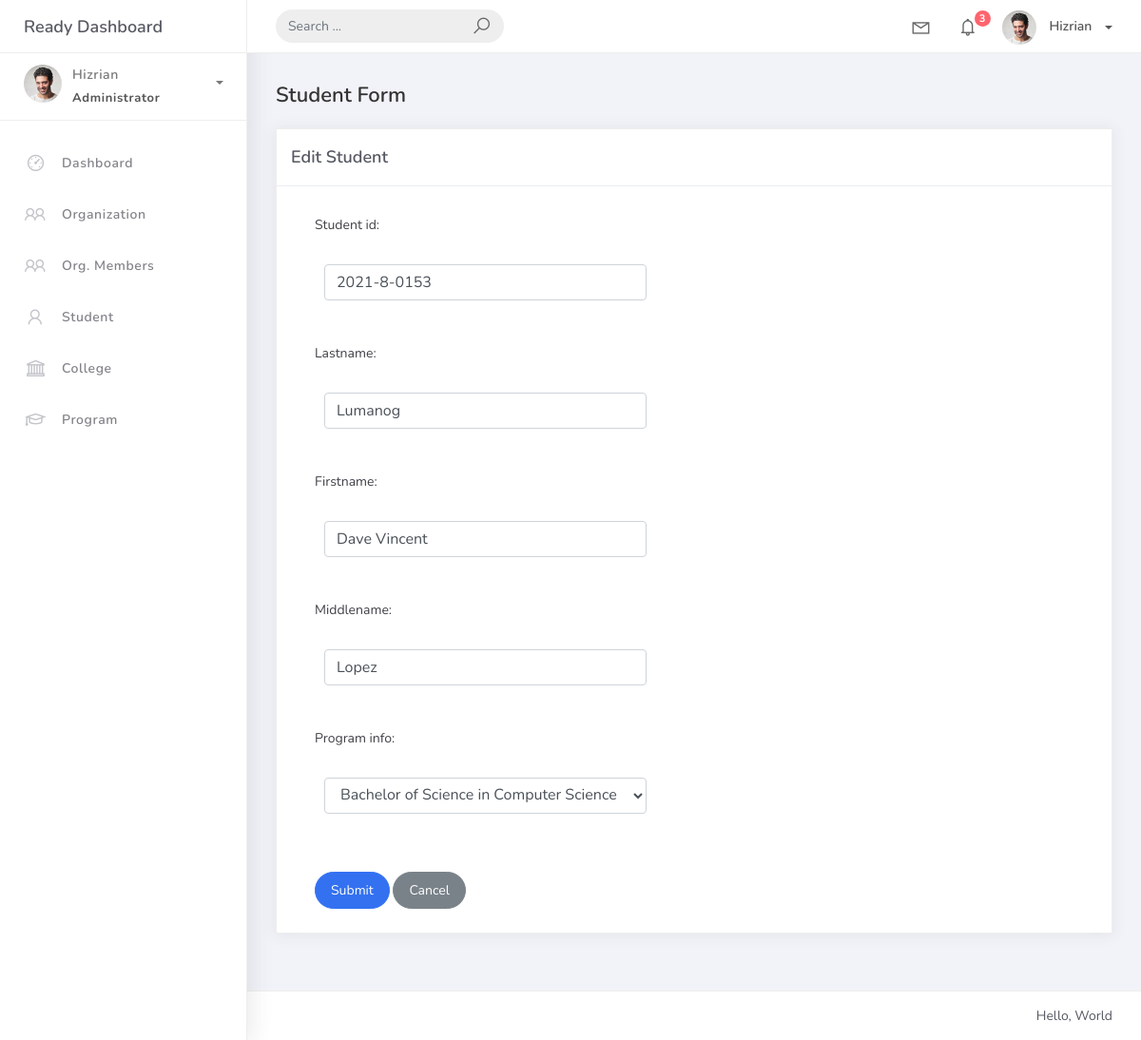
Page /student_list/1 on the committed database.
### studentorg/models.py (models this page shows, shortened)
class BaseModel(models.Model):
    created_at = models.DateTimeField(auto_now_add=True, db_index=True)
    updated_at = models.DateTimeField(auto_now=True)
    class Meta:
        abstract = True

class Student(BaseModel):
    student_id = models.CharField(max_length=15)
    lastname = models.CharField(max_length=25)
    firstname = models.CharField(max_length=25)
    middlename = models.CharField(max_length=25, blank=True, null=True)
    program_info = models.ForeignKey(Program, on_delete=models.CASCADE)

### studentorg/views.py (the view)
# urls.py: path('student_list/<pk>', views.StudentUpdateView.as_view(), name='student-update'),
class StudentUpdateView(UpdateView):
    model = Student
    form_class = StudentForm
    template_name = 'student_form.html'
    success_url = reverse_lazy('student-list')

### studentorg/forms.py
class StudentForm(ModelForm):
    class Meta:
        model = Student
        fields = "__all__"

### studentorg/models.py (called while the page is built)
    def __str__(self):
        return self.prog_name

### templates/student_form.html (shortened to what this page needs)
{% extends 'base.html' %}
{% load static %}
{% block content %}
<h4 class="page-title">Student Form</h4>
<div class="row">
    <div class="col-md-12">
        <div class="card">
            <div class="card-header">
                <div class="card-title">{% if object %}Edit Student{% else %}Add New Student{% endif %}</div>
            </div>
            <div class="col-md-6">
                <div class="card-body">
                    <form method="post" novalidate>
                        {% include 'includes/form.html' %}
                        <div class="form-group mt-3">
                            <button type="submit" class="btn btn-primary btn-rounded">Submit</button>
                            <a href="{% url 'student-list' %}" class="btn btn-secondary btn-rounded">Cancel</a>
                        </div>
                    </form>
                </div>
            </div>
        </div>
    </div>
</div>
{% endblock %}

### templates/includes/form.html (shortened to what this page needs)
{% load widget_tweaks %}
{% for field in form %}
  <div class="field-item form-group">
    <label>{{ field.label_tag }}</label>
    <div class="form-group">
      {% render_field field class="form-control" %}
    </div>
  </div>
{% endfor %}

### rows in the picture
Student: student_id "2021-8-0153" "Lumanog" "Dave Vincent" "Lopez" "Bachelor of Science in Computer Science"

### other values in the picture
{{ field.label_tag }} "Student id:" "Lastname:" "Firstname:" "Middlename:" "Program info:"
